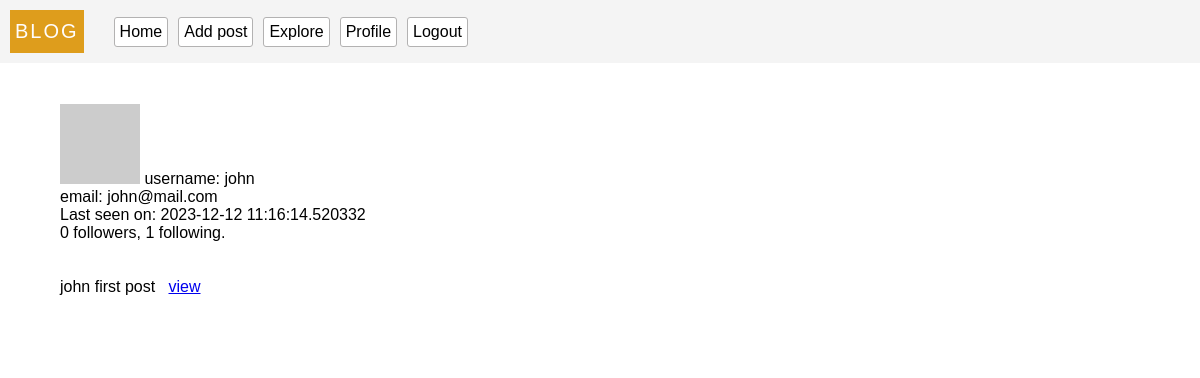
Page /user/2 (signed in) on the earlier database version.
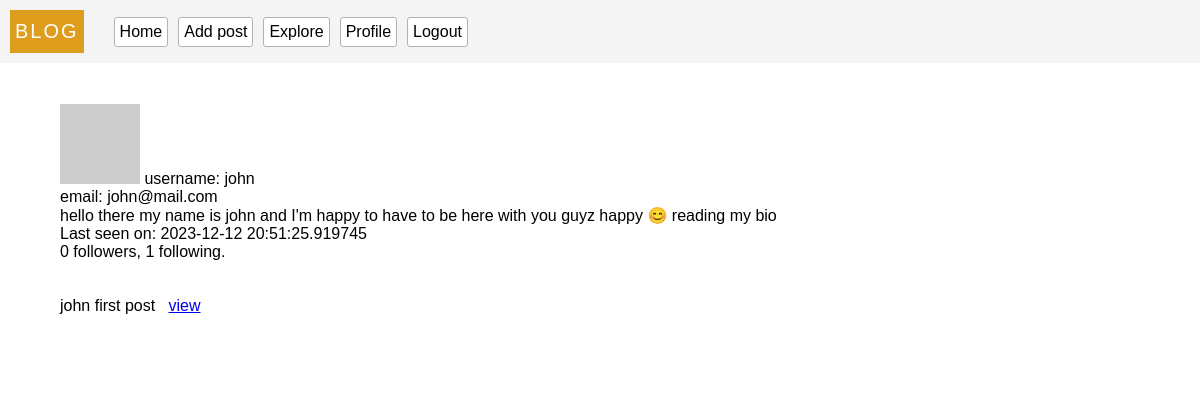
Same page on the later database version.
### models.py (models this page shows, shortened)
class User(db.Model, UserMixin):
  __tablename__ = 'users'
  id = db.Column(db.Integer, primary_key = True)
  username = db.Column(db.String(100), unique = True, index = True)
  email = db.Column(db.String(100), index = True, unique = True)
  password = db.Column(db.String(200))
  last_seen = db.Column(db.DateTime, default=datetime.utcnow, index = True)
  about_me = db.Column(db.String, nullable=True)
  posts = db.relationship(
    'Post',
    backref = 'author',
    lazy = 'dynamic'
  )
  followed = db.relationship(
    'User',
    secondary = followers,
    primaryjoin = (followers.c.follower_id == id),
    secondaryjoin = (followers.c.followed_id == id),
    backref = db.backref('followers', lazy='dynamic'),
    lazy = 'dynamic'
  )
  follower = db.relationship(
    'User',
    secondary = followers,
    primaryjoin = (followers.c.followed_id == id),
    secondaryjoin = (followers.c.follower_id == id),
    backref = db.backref('followed_user', lazy='dynamic'),
    lazy = 'dynamic'
  )
  def avatar(self, size='80'):
    digest = md5(str(self.email).lower().encode('utf-8')).hexdigest()
    return f'https://gravatar.com/avatar/{digest}?d=identicon&s={size}'
  def update_last_seen(self):
    self.last_seen = datetime.utcnow()
    db.session.commit()
  @login.user_loader
  def get_user(id):
    return User.query.get(int(id))

### server.py (the view)
@app.route('/user/<id>')
@login_required
def user_profile(id):
  user = User.query.get(id)
  if user == None:
    flash('this user profile cannot be found, profile may have been deleted or suspended !', 'error')
    return redirect(url_for('index'))
  return render_template('user.html', user=user, posts = user.posts)

### server.py (called while the page is built)
@app.before_request
def validate():
  if current_user.is_authenticated:
    current_user.update_last_seen()

### templates/user.html (shortened to what this page needs)
{% extends 'base.html' %}
{% block content %}
<section>
  <img src="{{user.avatar(100)}}" alt="photo">
  <span>username:  {{user.username}}</span>
  <span> &nbsp;</span>
  <br>
  <sapn>email: {{user.email}}</sapn>
  {% if user.about_me %}<p>{{ user.about_me }}</p>{% endif %}
  {% if user.last_seen %}<p>Last seen on: {{ user.last_seen }}</p>{% endif %}
  <p>{{ user.follower.count() }} followers, {{ user.followed.count() }} following.</p>
</section>
<section>
  <br> <br>
  {% for post in posts %}
      <p>
        {{post.title}}
        <a href="/post/{{post.id}}">view</a>
      </p>
      <br>
    {% endfor %}
</section>
{% endblock %}

Differences in the rows shown:
changed User "john": about_me (not shown) → "hello there my name is john and I'm happy to have to be here with you guyz happy 😊 reading my bio"; last_seen "2023-12-12 11:16:14.520332" → "2023-12-12 20:51:25.919745"
